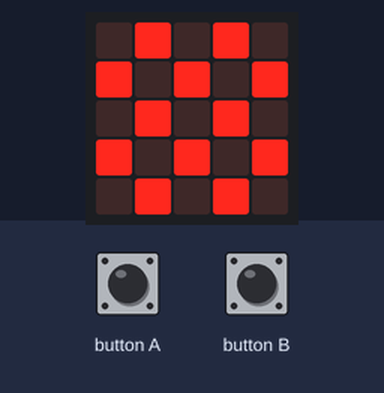
The program below on a simulated BBC micro:bit (MakeCode). On the bench: the board's 5×5 LED display. The test bench sets the inputs (shaded band).

Above: at 1.2 s.
1.3 s: button A pressed for 0.15 s
Timing chart, 0 to 4.3 s (numbered marks = the images above; inputs shaded):
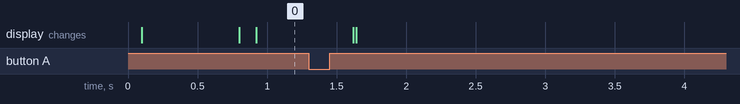

The program:

main.ts
```typescript
let status = 1
let interval = 100

basic.forever(function () {

    if( status == 0 )
    {
        //licht uit
        basic.clearScreen()
    }
    else if (status == 1 )
    {
        //flikkeren
        basic.pause(interval)
        basic.showIcon(IconNames.Chessboard)
        basic.pause(interval)
        basic.clearScreen()
    }
    else if (status == 2 )
    {
        //licht aan
        basic.showIcon(IconNames.Chessboard)
    }
    else
    {
        //error
        basic.showIcon(IconNames.Sad)
    }

})


input.onButtonPressed(Button.A, function() {
    status++

    if( status > 2)
    {
        status = 0
    }
})


input.onButtonPressed(Button.B, function() {

    interval = interval - 50

    if( interval == 0 )
    {
        interval = 250
    }

})
```

test.ts
```typescript
// tests gaan hier; deze zal niet worden gecompileerd wanneer dit pakket wordt gebruikt als extensie.
```
